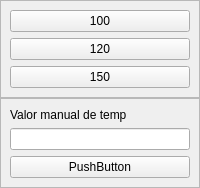
               <widget class="QWidget" name="temp_manual_page">
                <layout class="QVBoxLayout" name="verticalLayout_17">
                 <property name="spacing">
                  <number>0</number>
                 </property>
                 <property name="leftMargin">
                  <number>0</number>
                 </property>
                 <property name="topMargin">
                  <number>0</number>
                 </property>
                 <property name="rightMargin">
                  <number>0</number>
                 </property>
                 <property name="bottomMargin">
                  <number>0</number>
                 </property>
                 <item>
                  <widget class="QFrame" name="frame_3">
                   <property name="frameShape">
                    <enum>QFrame::StyledPanel</enum>
                   </property>
                   <property name="frameShadow">
                    <enum>QFrame::Raised</enum>
                   </property>
                   <layout class="QVBoxLayout" name="verticalLayout_18">
                    <item>
                     <widget class="QPushButton" name="bt_100g">
                      <property name="text">
                       <string>100</string>
                      </property>
                     </widget>
                    </item>
                    <item>
                     <widget class="QPushButton" name="bt_120g">
                      <property name="text">
                       <string>120</string>
                      </property>
                     </widget>
                    </item>
                    <item>
                     <widget class="QPushButton" name="bt_150g">
                      <property name="text">
                       <string>150</string>
                      </property>
                     </widget>
                    </item>
                   </layout>
                  </widget>
                 </item>
                 <item>
                  <widget class="QFrame" name="frame_5">
                   <property name="frameShape">
                    <enum>QFrame::StyledPanel</enum>
                   </property>
                   <property name="frameShadow">
                    <enum>QFrame::Raised</enum>
                   </property>
                   <layout class="QVBoxLayout" name="verticalLayout_19">
                    <item>
                     <widget class="QLabel" name="label_16">
                      <property name="text">
                       <string>Valor manual de temp</string>
                      </property>
                     </widget>
                    </item>
                    <item>
                     <widget class="QLineEdit" name="edit_temp_manual"/>
                    </item>
                    <item>
                     <widget class="QPushButton" name="aceptar_temp_m">
                      <property name="text">
                       <string>PushButton</string>
                      </property>
                     </widget>
                    </item>
                   </layout>
                  </widget>
                 </item>
                </layout>
               </widget>
